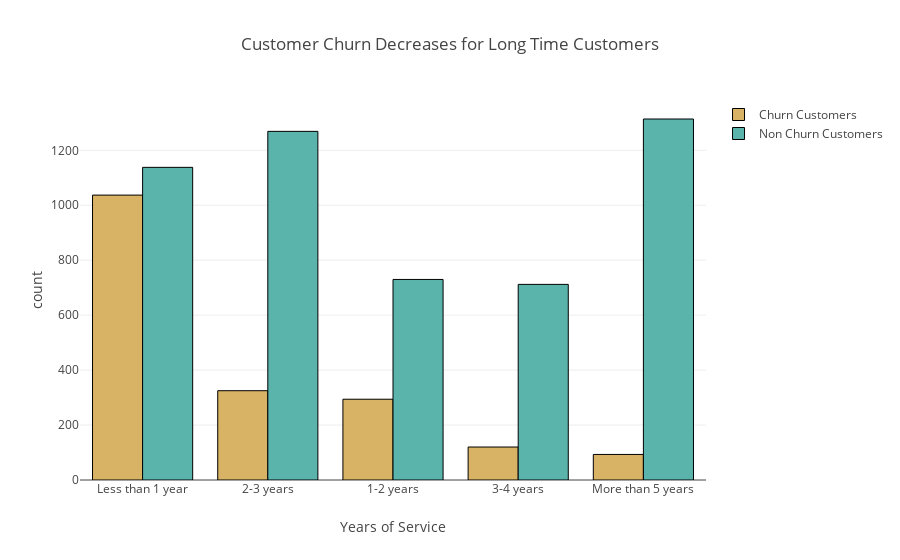

Notebook code for this chart:
### Code cell
chDF  =  churn["tenure_categories"].value_counts().reset_index()
chDF.columns  = ["tenure_categories","count"]
nchDF =  not_churn["tenure_categories"].value_counts().reset_index()
nchDF.columns = ["tenure_categories","count"]

trace1 = go.Bar(x = chDF["tenure_categories"]  , y = chDF["count"],
                name = "Churn Customers",
                marker = dict(color= "#d8b365",line = dict(width = 1,color = "black")))

trace2 = go.Bar(x = nchDF["tenure_categories"] , y = nchDF["count"],
                name = "Non Churn Customers",
                marker = dict(color= "#5ab4ac",line = dict(width = 1,color = "black")))

layout = go.Layout(dict(title = "Customer Churn Decreases for Long Time Customers",
                        xaxis = dict(title = "Years of Service"),
                        yaxis = dict(title = "count")))
data = [trace1,trace2]
fig  = go.Figure(data=data,layout=layout)
py.iplot(fig)

### Figure 1 — Plotly figure (JSON) as saved in the notebook; plotly's stock layout.template omitted (floating-point values rounded to 4 significant figures)
{"data": [{"marker": {"color": "#d8b365", "line": {"color": "black", "width": 1}}, "name": "Churn Customers", "type": "bar", "uid": "a737d0b4-bc1a-4436-9fc6-ebac949669ad", "x": ["Less than 1 year", "2-3 years", "1-2 years", "3-4 years", "More than 5 years"], "y": [1037, 325, 294, 120, 93]}, {"marker": {"color": "#5ab4ac", "line": {"color": "black", "width": 1}}, "name": "Non Churn Customers", "type": "bar", "uid": "8068c2b2-f1d5-4c88-b2c6-592420863e96", "x": ["More than 5 years", "2-3 years", "Less than 1 year", "1-2 years", "3-4 years"], "y": [1314, 1269, 1138, 730, 712]}], "layout": {"title": "Customer Churn Decreases for Long Time Customers", "xaxis": {"title": "Years of Service"}, "yaxis": {"title": "count"}}}
